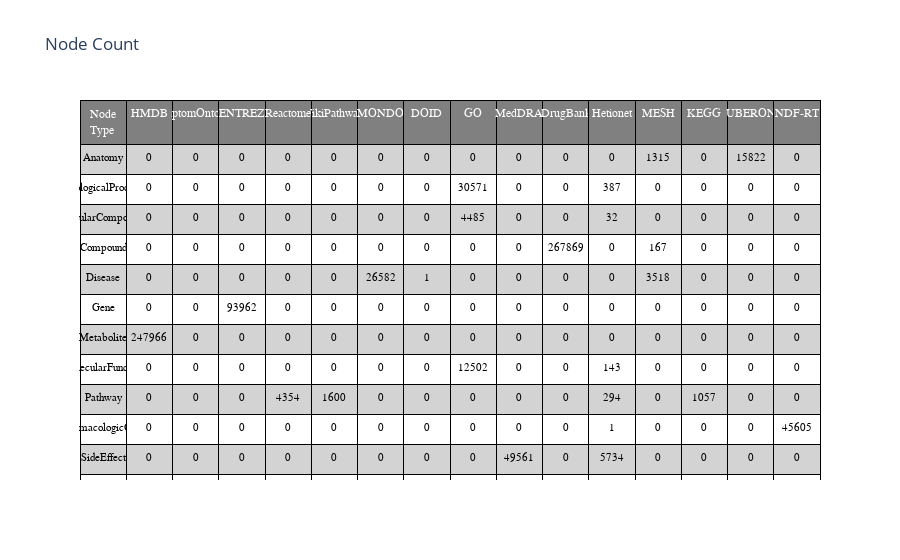

Notebook code cell kept with this figure:
### Markdown cell above
### Table 1: Number of nodes

### Code cell
header_color = "grey"
row_even_color = "lightgrey"
row_odd_color = "white"

node_stat_dicts = node_stat.to_dict("records")
data = make_wide_format(node_stat_dicts, "entity_type", "resource", "entity_count")
columns = list(set([item["resource"] for item in node_stat_dicts]))
cell_values = transposed_array(
    [
        [item["entity_type"]] + [item.get(snake_case(column), 0) for column in columns]
        for item in data
    ]
)

row_num = len(cell_values[0])
colors = [row_even_color if i % 2 == 0 else row_odd_color for i in range(row_num)]

table = go.Figure(
    data=[
        go.Table(
            header=dict(
                values=["Node Type"] + columns,
                align="center",
                line=dict(width=1, color="black"),
                fill=dict(color=header_color),
                font=dict(family="Arial", size=12, color="white"),
            ),
            cells=dict(
                values=cell_values,
                align="center",
                line=dict(color="black", width=1),
                fill=dict(color=[colors]),
                font=dict(family="Arial", size=11, color="black"),
                height=30,
            ),
        )
    ]
)

table.update_layout(title="Node Count")
table.show()

### Figure 1 — Plotly figure (JSON) as saved in the notebook; plotly's stock layout.template omitted (floating-point values rounded to 4 significant figures; data arrays with more than 128 entries replaced by an {"elided": "..."} marker saying what was removed)
{"data": [{"cells": {"align": "center", "fill": {"color": [["lightgrey", "white", "lightgrey", "white", "lightgrey", "white", "lightgrey", "white", "lightgrey", "white", "lightgrey", "white"]]}, "font": {"color": "black", "family": "Arial", "size": 11}, "height": 30, "line": {"color": "black", "width": 1}, "values": {"elided": "16x12 mixed values"}}, "header": {"align": "center", "fill": {"color": "grey"}, "font": {"color": "white", "family": "Arial", "size": 12}, "line": {"color": "black", "width": 1}, "values": ["Node Type", "HMDB", "SymptomOntology", "ENTREZ", "Reactome", "WikiPathways", "MONDO", "DOID", "GO", "MedDRA", "DrugBank", "Hetionet", "MESH", "KEGG", "UBERON", "NDF-RT"]}, "type": "table"}], "layout": {"title": {"text": "Node Count"}}}
